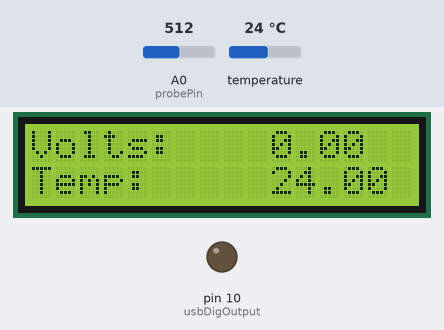
The sketch below on a simulated Arduino Uno, built with avr-gcc and run on an emulated ATmega328P. Shown: 16×2 character LCD, output pins drawn as LEDs (lit = HIGH). The inputs (shaded band) are chosen by the test bench; at power-on: A0 (probePin) = 512, temperature 24 °C. Storage starts empty; what the sketch prints to the serial monitor is not drawn.

Above: at 1.2 s.
1.3 s: A0 (probePin) set to 106
5.1 s: A0 (probePin) set to 92
8.9 s: A0 (probePin) set to 11
11.3 s: A0 (probePin) set to 8
15.1 s: temperature set to 12 °C
At 16.3 s:
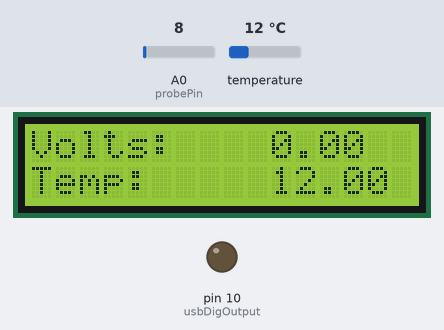
17.4 s: temperature set to 19 °C
At 18.2 s:
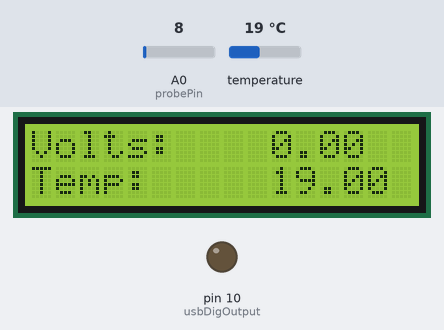
Timing chart, 0 to 20.0 s (numbered marks = the images above; inputs shaded):
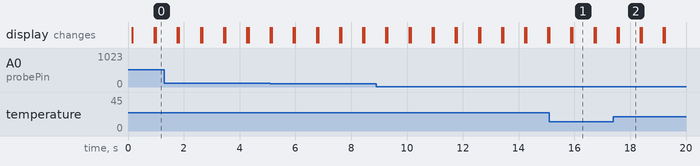

The sketch:

datalogging.ino
```cpp
#include <SD.h> //  Standard SD Card Library
#include <OneWire.h> // Temperature Probe
#include <DallasTemperature.h> // Temperature Probe
#include <LiquidCrystal.h> // LCD Screen

// Pin Instantiation:
const int tempPin = 2;
const int probePin = A0;
const int usbDigOutput = 10;

// Sampling Paramters:
const unsigned long samplingRate = 100; // samples per secomd
const unsigned long samplingPeriod = 240; //length of sample period in seconds
const unsigned long milliSamplingPeriod = samplingPeriod * 1000;
unsigned long startTime;

// SD Card File Name:
String fileName = "datalog.txt";

// Temperature and Conductivity:
double probeReading = 0;
double probeReading_Display = 0;
String probeString = "Voltage (Arduino Units)";
String probeString_Display = "Voltage (V)";
double tempReading = 0;
String tempString = "Temperature (C)";

// Display Variables:
char array1[]="Volts:  ";
char array2[]="Temp:   ";
int tim = 2;  //the value of delay time

// Setup libraries for temperature readings:
OneWire oneWire(tempPin);
DallasTemperature sensors(&oneWire);

// Initialize LCD Display Pins
const int RSPin = 4;
const int EPin = 3;
const int DB7 = 8;
const int DB6 = 7;
const int DB5 = 6;
const int DB4 = 5;
LiquidCrystal lcd(RSPin, EPin, DB4, DB5, DB6, DB7);

void setup() {
 Serial.begin(9600);
 sensors.begin();  // Set up the temp sensor libraries
 lcd.begin(16, 2);  // Set up the LCD's number of columns and rows

 Serial.print("Initializing SD card...");

 //from the sample code I have seen, setting this probe to output
 //initializes/sets up the SD card
 pinMode(usbDigOutput, OUTPUT);

 if (!SD.begin(usbDigOutput)) {
    Serial.println("initialization failed!");
    return;
  }
  Serial.println("initialization done, Starting main loop");
  unsigned long startTime = millis();
}

void loop() {
  // Setup sampling period / sampling rate:
  unsigned long currentTime = millis() - startTime;
  if(currentTime < milliSamplingPeriod) {

  // Update LCD  Display:
  lcd.clear();
  for (int i = 0; i < 7; i++) {
    lcd.print(array1[i]);  // "Probe:  "
    delay(tim);
  }

  lcd.setCursor(10,0);
  for (int i = 0; i < min(probeString.length(), 6); i++) {
    lcd.print(probeString_Display[i]);  // "< Conductivity Data >" in Volts
    delay(tim);
  }

  lcd.setCursor(0,1);  // set the cursor to column 0, line 1
  for (int i = 0; i < 7; i++)
  {
    lcd.print(array2[i]);  // "Temp:  "
    delay(tim);
  }

  lcd.setCursor(10,1);
  for (int i = 0; i < min(tempString.length(), 6); i++) {
    lcd.print(tempString[i]);  // "< Temperature Data >"
    delay(tim);
  }

  // Conductivity Measurements:
  probeReading = analogRead(probePin);
  probeString = String(probeReading);
  // if(probeReading != 0) {
  //   probeReading_Display = (probeReading*5.0/1023.0 - 1)/resistorVal;
  // }
  probeString_Display = String(probeReading_Display);

  // Temperature Measurements:
  sensors.requestTemperatures();
  tempReading = sensors.getTempCByIndex(0); // Celcius
  // tempReading = sensors.getTempFByIndex(0); // Fahrenheit
  tempString = String(tempReading);


  // Update Serial Monitor:
  Serial.print("Conductivity: ");
  Serial.print(probeString);  // Displays Voltage Output in Arduino Units
  Serial.print(", Temperature: ");
  Serial.println(tempString);

  // Upload into SD file:
        // I couldn't find a better way than opening and closing the file
        // for every iteration of the loop
  auto logFile = SD.open(fileName, FILE_WRITE);
  String printLine = probeString + " " + tempString;
  logFile.println(printLine);
  logFile.close();

  unsigned long loopTime = millis() - currentTime;
  unsigned long delayTime = 1000; // samplingRate (samples per second)
  // delay(delayTime);  // This generates a hugely large number, so there's probably some value wrapping going on.
                        // TODO: Figure out how to delay to keep a standard sampling rate !!
  }
}
```

Measured:
- after the input at 15.1 s, the display: first differs from a run without the input after 0.83 s (image 1)
- after the input at 17.4 s, the display: first differs from a run without the input after 0.18 s (image 2)
- what the display in image 1 shows lasts 0.8 s, from 15.9 s to 16.7 s
